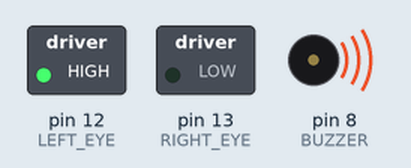
Recording of a sketch running on a simulated Arduino Uno, built with avr-gcc and run on an emulated ATmega328P. On the bench: switched loads named in the sketch (green lamp = pin HIGH), buzzer (waves = sounding).

Above: at 0.07 s.
At 0.47 s:
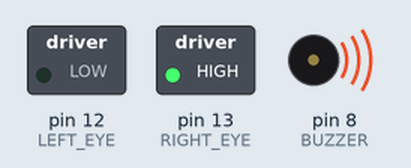
At 1.47 s:
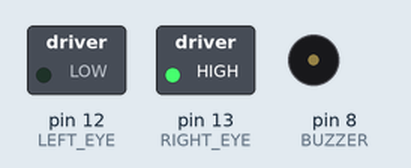
At 2.67 s:
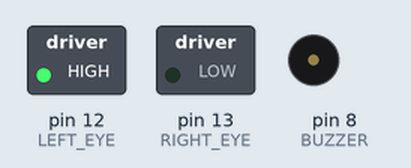
Timing chart, 0 to 3.0 s (numbered marks = the images above):
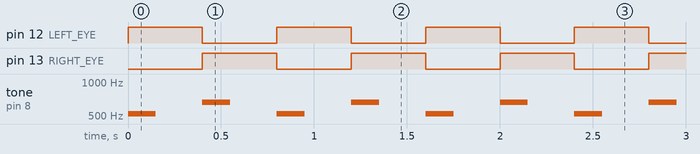

Measured:
- by itself, pin 12 (LEFT_EYE), pin 13 (RIGHT_EYE): alternates HIGH for 0.40 s and LOW for 0.40 s
- by itself, tone on pin 8 (BUZZER): repeats every 0.80 s: silent 0.25 s, 659 Hz 0.15 s, silent 0.25 s, 523 Hz 0.15 s

The sketch:

blink_beep.ino
```cpp
// Arduino Blink and Beep Robot
const int LEFT_EYE = 12, RIGHT_EYE = 13, BUZZER = 8;

void setup() {
  pinMode(LEFT_EYE, OUTPUT);
  pinMode(RIGHT_EYE, OUTPUT);
  pinMode(BUZZER, OUTPUT);
}

void loop() {
  digitalWrite(LEFT_EYE, HIGH);
  digitalWrite(RIGHT_EYE, LOW);
  tone(BUZZER, 523, 150);   // C
  delay(400);
  digitalWrite(LEFT_EYE, LOW);
  digitalWrite(RIGHT_EYE, HIGH);
  tone(BUZZER, 659, 150);   // E
  delay(400);
}
```
